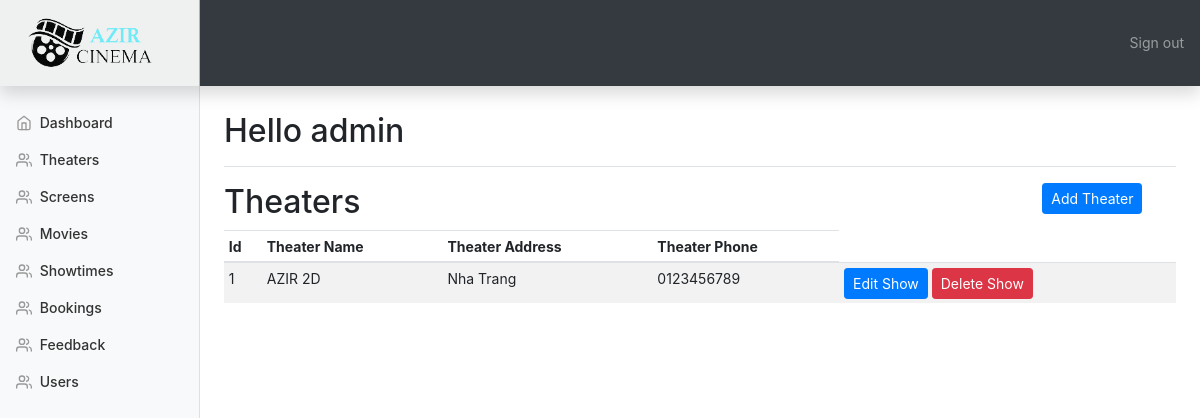
The app's page /admin/theaters.php (signed in), older data.
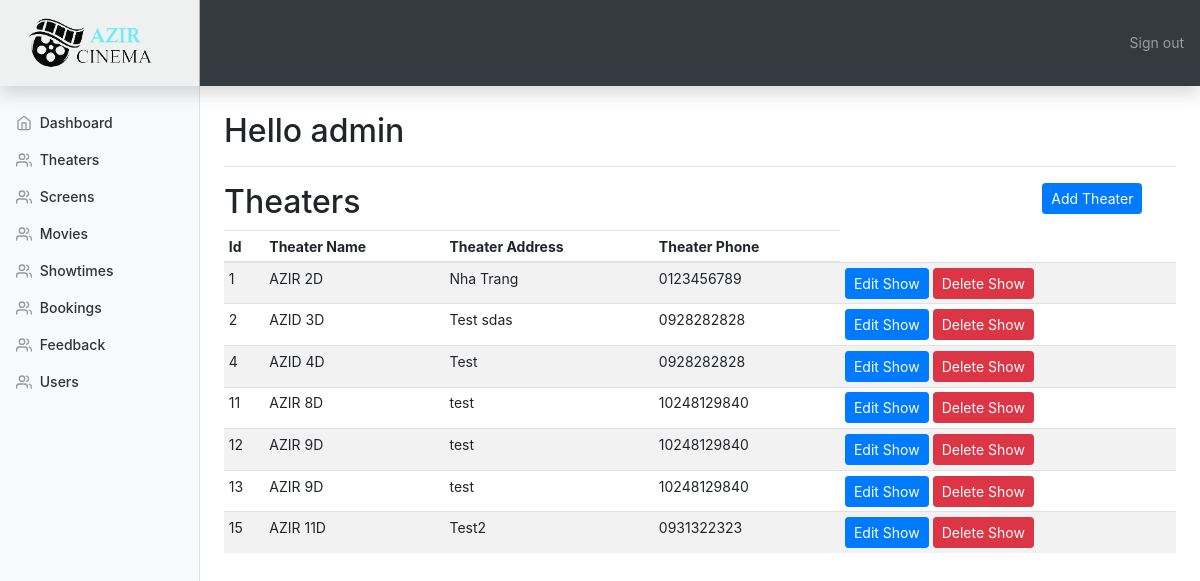
The same page, newer data.
### tables this page shows
CREATE TABLE `theaters` (
  `id` int(11) NOT NULL,
  `theater_name` varchar(50) DEFAULT NULL,
  `theater_address` varchar(100) DEFAULT NULL,
  `theater_phone` varchar(15) DEFAULT NULL
);

### admin/theaters.php (the view, shortened to what this page needs)
<!doctype html>
<html lang="en">
<head>
    <?php include_once("./templates/top.php"); ?>
    <?php include_once("./templates/navbar.php"); ?>
    <div class="container-fluid">
        <div class="row">
            <?php include "./templates/sidebar.php"; ?>
            <div class="row">
                <div class="col-10">
                    <h2>Theaters</h2>
                </div>
                <div class="col-2">
                    <button type="button" data-toggle="modal" data-target="#add_theater" class="btn btn-primary btn-sm">Add Theater</button>
                </div>
            </div>
            <div class="table-responsive">
                <table class="table table-striped table-sm">
                    <thead>
                    <tr>
                        <th>Id</th>
                        <th>Theater Name</th>
                        <th>Theater Address</th>
                        <th>Theater Phone</th>
                    </tr>
                    </thead>
                    <tbody id="product_list">
                    <?php
                    require_once("../config/db_connect.php");
                    $query = "SELECT * FROM theaters";
                    $result = mysqli_query($conn, $query);
                    if (mysqli_num_rows($result) > 0) {
                        while ($row = mysqli_fetch_array($result)) {
                            ?>
                            <tr>
                                <td><?php echo $row['id']; ?></td>
                                <td><?php echo $row['theater_name']; ?></td>
                                <td><?php echo $row['theater_address']; ?></td>
                                <td><?php echo $row['theater_phone']; ?></td>
                                <td>
                                    <button data-toggle="modal" data-target="#update_show<?php echo $row['id']; ?>"
                                            class="btn btn-primary btn-sm">Edit Show
                                    </button>
                                    <button data-toggle="modal" data-target="#delete_show<?php echo $row['id']; ?>"
                                            class="btn btn-danger btn-sm">Delete Show
                                    </button>
                                </td>
                            </tr>
                            <?php
                        }
                    }
                    ?>
                    </tbody>
                </table>
            </div>
            </main>
        </div>
    </div>
    <?php include_once("./templates/footer.php"); ?>

Row changes from the older to the newer data that the page shows:
added theaters: id "2", theater_name "AZID 3D", theater_address "Test sdas", theater_phone "0928282828"
added theaters: id "4", theater_name "AZID 4D", theater_address "Test", theater_phone "0928282828"
added theaters: id "11", theater_name "AZIR 8D", theater_address "test", theater_phone "10248129840"
added theaters: id "12", theater_name "AZIR 9D", theater_address "test", theater_phone "10248129840"
added theaters: id "13", theater_name "AZIR 9D", theater_address "test", theater_phone "10248129840"
added theaters: id "15", theater_name "AZIR 11D", theater_address "Test2", theater_phone "0931322323"
